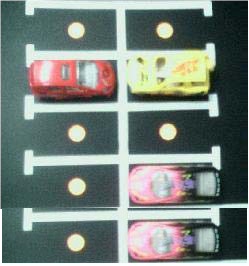
%> input picture parking_spot_filled1 - Copy.png, 249 x 266 px
$ octave DIP_Parking_Spot.m   (GNU Octave 9; MATLAB toolbox functions it lacks are replaced by stand-ins)
%> lines starting %> are read from the running program, lines starting %| are printed output that depends on the picture; in (x1, y1, x2, y2) boxes, pixels count from 0 and x2, y2 are one past the last pixel; in counts of white or black regions, pixels touching at a corner belong together; the program's own positions count from 1
clc;
clear all;
close all;

i = imread('/home/nikunj/Desktop/Parking spot detection images/parking_spot_filled1 - Copy.png');
%> i is the input picture: size 266x249x3 uint8; mean R, G, B 119.1, 130.3, 124.2
r = i(:, :, 1);
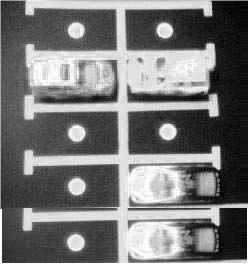
%> r: size 266x249 uint8; min 0, max 255, mean 119.1
g = i(:, :, 2);
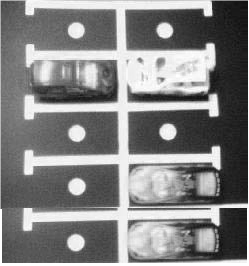
%> g: size 266x249 uint8; min 15, max 255, mean 130.3
b = i(:, :, 3);
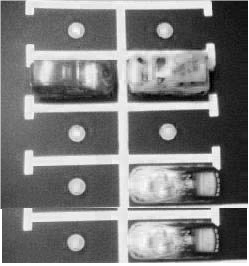
%> b: size 266x249 uint8; min 0, max 255, mean 124.2

gray = 0.229*r + 0.587*g + 0.114*b;
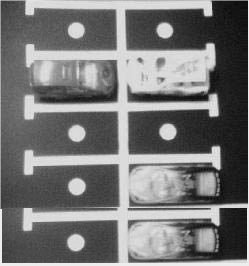
%> gray: size 266x249 uint8; min 11, max 237, mean 117.9

i_thresholded = imbinarize(gray,0.47);
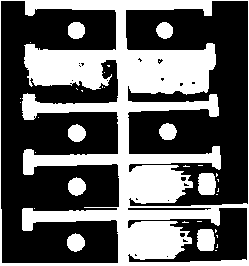
%> i_thresholded: size 266x249 logical; 38.9% white; 34 white regions (25 under 20 px), largest, box (x1, y1, x2, y2) and area: (0, 0, 249, 266) 23514, (198, 173, 216, 195) 359, (197, 229, 215, 251) 359

SE = strel('disk',2);
dilated = imdilate(i_thresholded,SE);
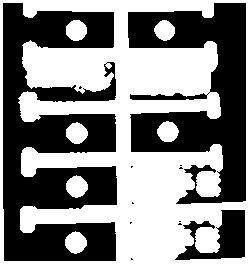
%> dilated: size 266x249 logical; 51.3% white; 12 black regions (9 under 20 px), largest, box (x1, y1, x2, y2) and area: (3, 3, 117, 261) 18209, (128, 3, 246, 204) 12227, (175, 210, 245, 260) 1762
eroded = imerode(dilated, SE);
%> eroded: size 266x249 logical; 40.7% white; 12 white regions (3 under 20 px), largest, box (x1, y1, x2, y2) and area: (0, 0, 249, 266) 24652, (198, 173, 219, 195) 414, (197, 229, 218, 251) 414
ed=edge(eroded,'sobel',0.3);
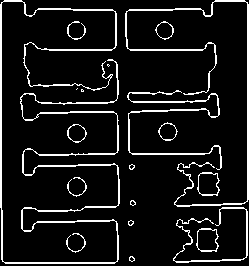
%> ed: size 266x249 logical; 9.2% white in thin lines or dots
[centres,radii]=imfindcircles(i,[5 15],'ObjectPolarity','bright')
%> centres = [77.5 187.3; 168.5 132.5; 77.47 133.9; 165.5 31.13; 76.5 243.3; 76.65 31; 208.2 240.5; 205.6 8.5; 141.3 144.2]; radii = [8.51; 8.38; 8.33; 8; 8.47; 8.23; 11.54; 6.93; 5]

total_slots = 10;
slots_filled = total_slots - size(radii, 1);
%> slots_filled = 1
slots_available = size(radii, 1);
%> slots_available = 9
fprintf('Total slots: %d\nSlots filled: %d\nSlots available: %d\n', total_slots, slots_filled, slots_available);
%| Total slots: 10
%| Slots filled: 1
%| Slots available: 9
figure
imshow(eroded);
